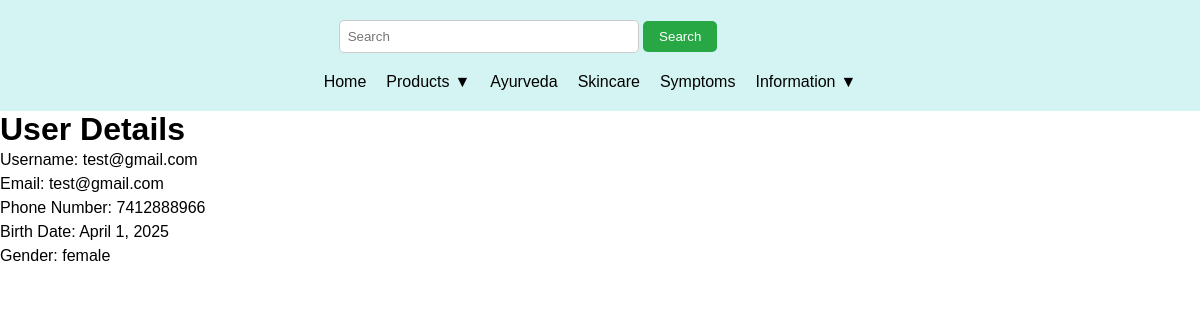
/user_details/ (signed in), run on the app's committed database.
### app/models.py (models this page shows, shortened)
class CustomUser(AbstractUser):
    phone_number = models.CharField(max_length=15, blank=True)
    birth_date = models.DateField(default=timezone.now)
    gender = models.CharField(max_length=10,default='')
    objects = CustomUserManager()

### app/views.py (the view)
# urls.py: path('user_details/', views.user_details, name='user_details'),
@login_required
def user_details(request):
    user = request.user
    custom_user = CustomUser.objects.get(pk=user.pk)
    context = {'custom_user': custom_user}
    return render(request, 'user_details.html', context)

### app/templates/user_details.html (shortened to what this page needs)
{% extends "basehome.html" %}
{% block content %}
<h1>User Details</h1>
<p>Username: {{ custom_user.username }}</p>
<p>Email: {{ custom_user.email }}</p>
<p>Phone Number: {{ custom_user.phone_number }}</p>
<p>Birth Date: {{ custom_user.birth_date }}</p>
<p>Gender: {{ custom_user.gender }}</p>
{% endblock %}

### app/static/sample.css (style rules this page uses)
* { margin: 0; padding: 0; box-sizing: border-box; }
html { font-size: 16px; font-family: 'Urbanist', sans-serif; }
h1, h2, h3, h4, h5, h6 { font-weight: 600; }
p { line-height: 1.5; }
body { font-family: Arial, sans-serif; }

### data on the page
CustomUser: username "test@gmail.com", email "test@gmail.com", phone_number "7412888966", birth_date "April 1, 2025", gender "female"
